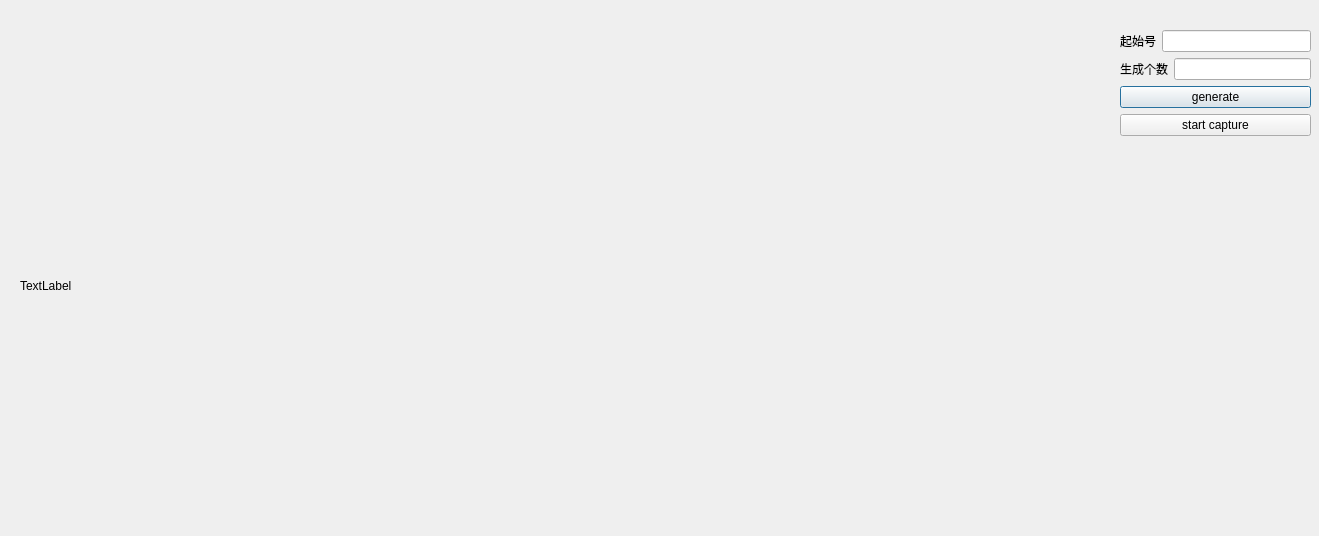
<?xml version="1.0" encoding="UTF-8"?>
<ui version="4.0">
 <class>TestForm</class>
 <widget class="QDialog" name="TestForm">
  <property name="geometry">
   <rect>
    <x>0</x>
    <y>0</y>
    <width>1319</width>
    <height>536</height>
   </rect>
  </property>
  <property name="windowTitle">
   <string>Test</string>
  </property>
  <widget class="QLabel" name="label">
   <property name="geometry">
    <rect>
     <x>20</x>
     <y>10</y>
     <width>821</width>
     <height>551</height>
    </rect>
   </property>
   <property name="text">
    <string>TextLabel</string>
   </property>
  </widget>
  <widget class="QWidget" name="">
   <property name="geometry">
    <rect>
     <x>1120</x>
     <y>30</y>
     <width>191</width>
     <height>110</height>
    </rect>
   </property>
   <layout class="QVBoxLayout" name="verticalLayout">
    <item>
     <layout class="QHBoxLayout" name="horizontalLayout">
      <item>
       <widget class="QLabel" name="label_2">
        <property name="text">
         <string>起始号</string>
        </property>
       </widget>
      </item>
      <item>
       <widget class="QLineEdit" name="lineEdit"/>
      </item>
     </layout>
    </item>
    <item>
     <layout class="QHBoxLayout" name="horizontalLayout_2">
      <item>
       <widget class="QLabel" name="label_3">
        <property name="text">
         <string>生成个数</string>
        </property>
       </widget>
      </item>
      <item>
       <widget class="QLineEdit" name="lineEditCnt"/>
      </item>
     </layout>
    </item>
    <item>
     <widget class="QPushButton" name="btn_generate">
      <property name="text">
       <string>generate</string>
      </property>
     </widget>
    </item>
    <item>
     <widget class="QPushButton" name="btn_start_captrue">
      <property name="text">
       <string>start capture</string>
      </property>
     </widget>
    </item>
   </layout>
  </widget>
 </widget>
 <resources/>
 <connections/>
</ui>
